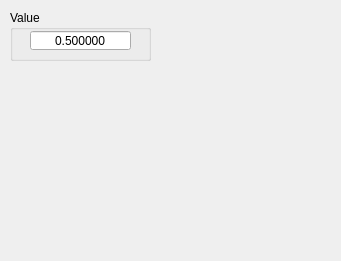
<?xml version="1.0" encoding="UTF-8"?>
<ui version="4.0">
 <class>ValueTextureWidget</class>
 <widget class="QWidget" name="ValueTextureWidget">
  <property name="geometry">
   <rect>
    <x>0</x>
    <y>0</y>
    <width>341</width>
    <height>261</height>
   </rect>
  </property>
  <property name="windowTitle">
   <string>Form</string>
  </property>
  <widget class="QGroupBox" name="value_box">
   <property name="geometry">
    <rect>
     <x>10</x>
     <y>10</y>
     <width>141</width>
     <height>51</height>
    </rect>
   </property>
   <property name="title">
    <string>Value</string>
   </property>
   <widget class="QDoubleSpinBox" name="value_spinbox">
    <property name="geometry">
     <rect>
      <x>20</x>
      <y>20</y>
      <width>101</width>
      <height>21</height>
     </rect>
    </property>
    <property name="alignment">
     <set>Qt::AlignCenter</set>
    </property>
    <property name="buttonSymbols">
     <enum>QAbstractSpinBox::NoButtons</enum>
    </property>
    <property name="keyboardTracking">
     <bool>false</bool>
    </property>
    <property name="decimals">
     <number>6</number>
    </property>
    <property name="maximum">
     <double>1.000000000000000</double>
    </property>
    <property name="value">
     <double>0.500000000000000</double>
    </property>
   </widget>
  </widget>
 </widget>
 <resources/>
 <connections/>
</ui>
